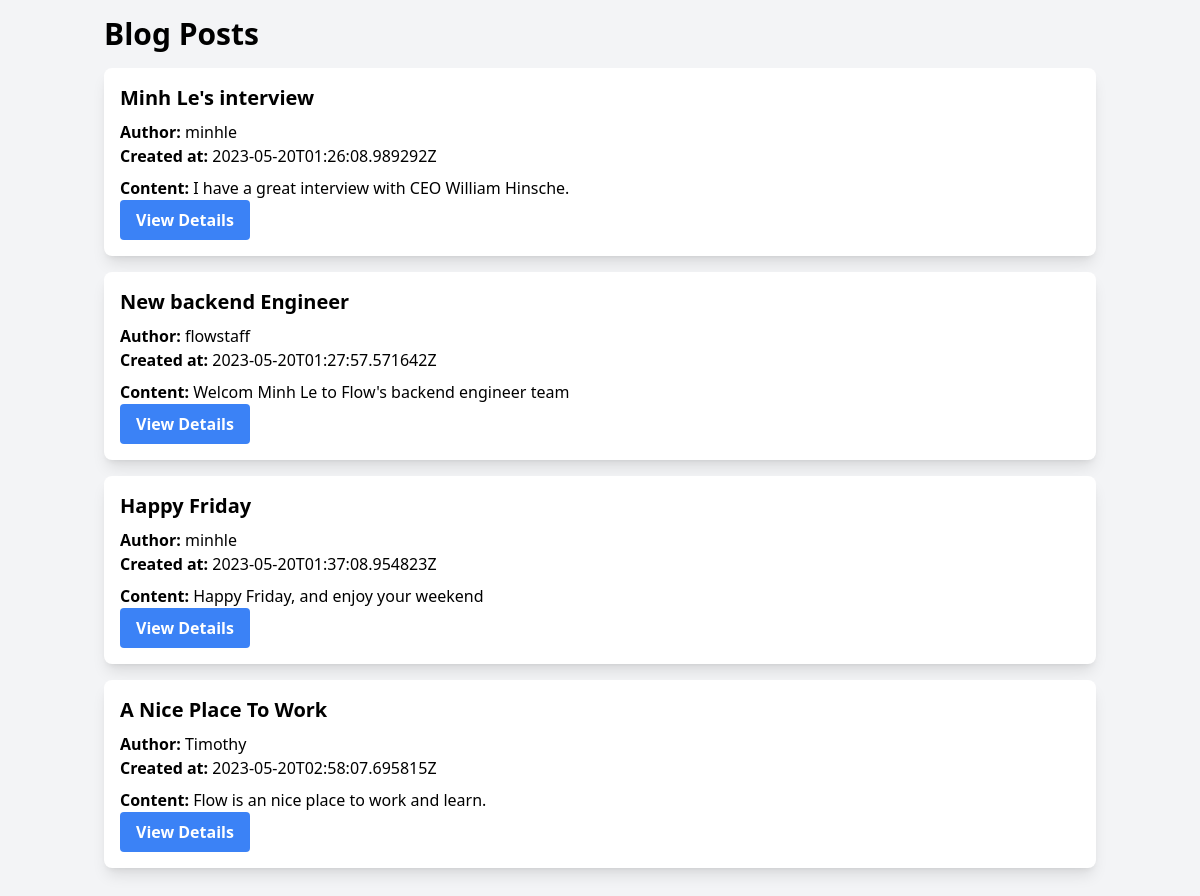
/blogpostlist, run on the app's committed database.
### blogPostAPI/models.py (models this page shows, shortened)
class BlogPost(models.Model):
     title = models.CharField(max_length=255)
     content = models.TextField()
     author = models.ForeignKey(User, on_delete=models.CASCADE)
     created_at = models.DateTimeField(auto_now=True)

### blogPostAPI/views.py (the view)
# urls.py: path('blogpostlist', blogPostAPIViews.blogPostList),
def blogPostList(request):
    items = BlogPost.objects.select_related('author').all()
    serialized_item = BlogPostSerializer(items, many = True)
    return render(request, "blogPostAPI/blog_post_list.html", {"data": serialized_item.data})

### blogPostAPI/templates/blogPostAPI/blog_post_list.html (shortened to what this page needs)
<!DOCTYPE html>
<html lang="en">
<head>
    <script src ="https://cdn.tailwindcss.com"></script>
</head>
<body class="bg-gray-100">
    <div class="container mx-auto p-4">
        <h2 class="text-3xl font-bold mb-4">Blog Posts</h2>
        {% for item in data %}
        <div class="bg-white rounded-lg shadow-lg p-4 mb-4">
            <h2 class="text-xl font-semibold mb-2">{{ item.title }}</h2>
            <p><b>Author:</b> {{ item.author.username }}</p>
            <p><b>Created at:</b> {{ item.created_at }}</p>
            <p class="mt-2"><b>Content: </b>{{ item.content }}</p>
            <button type="submit" class="bg-blue-500 hover:bg-blue-700 text-white font-bold py-2 px-4 rounded">
                <a href="/blogpostlist/{{item.id}}" class="text-white">
                    View Details
                </a>
            </button>
        </div>
        {% endfor %}
    </div>
</body>
</html>

### data on the page
BlogPost: title "Minh Le's interview", content "I have a great interview with CEO William Hinsche."
BlogPost: title "New backend Engineer", content "Welcom Minh Le to Flow's backend engineer team"
BlogPost: title "Happy Friday", content "Happy Friday, and enjoy your weekend"
BlogPost: title "A Nice Place To Work", content "Flow is an nice place to work and learn."

### other printed values
{{ item.author.username }} "minhle" "flowstaff" "minhle" "Timothy"
{{ item.created_at }} "2023-05-20T01:26:08.989292Z" "2023-05-20T01:27:57.571642Z" "2023-05-20T01:37:08.954823Z" "2023-05-20T02:58:07.695815Z"
